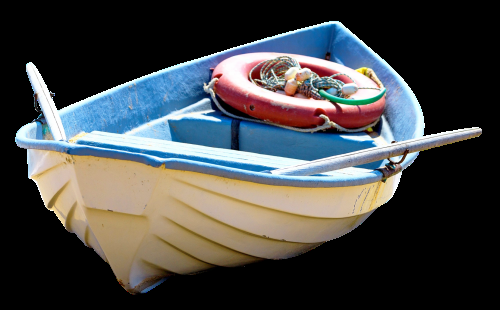
#> input picture Fundamentals/opencvar/unnamed.png, 500 x 310 px
$ python edged.py
#> lines starting #> are read from the running program, lines starting #| are printed output that depends on the picture; after the words box and inside, x2 and y2 are one past the last pixel; in counts of white or black regions, pixels touching at a corner belong together
import cv2

img = cv2.imread(r'unnamed.png',0)
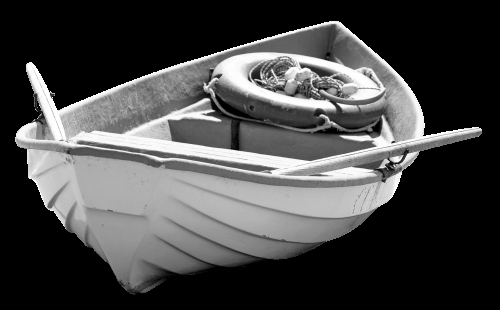
#> img: shape (310, 500); min 0, max 255, mean 70.4
edges = cv2.Canny(img, 100, 200)
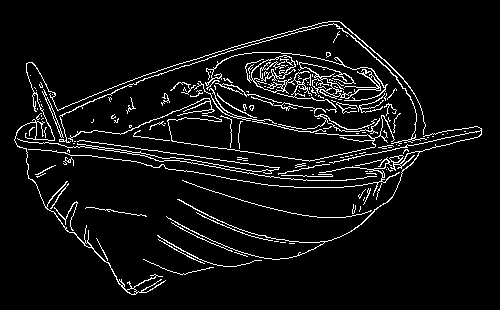
#> edges: shape (310, 500); 6.2% white in thin lines or dots, all inside (x1, y1, x2, y2) = (14, 21, 482, 295)

cv2.imshow("Edge Detected Image", edges)
cv2.imshow("Original Image", img)
#> (the run stopped early here; a loop or call above may not have finished)
